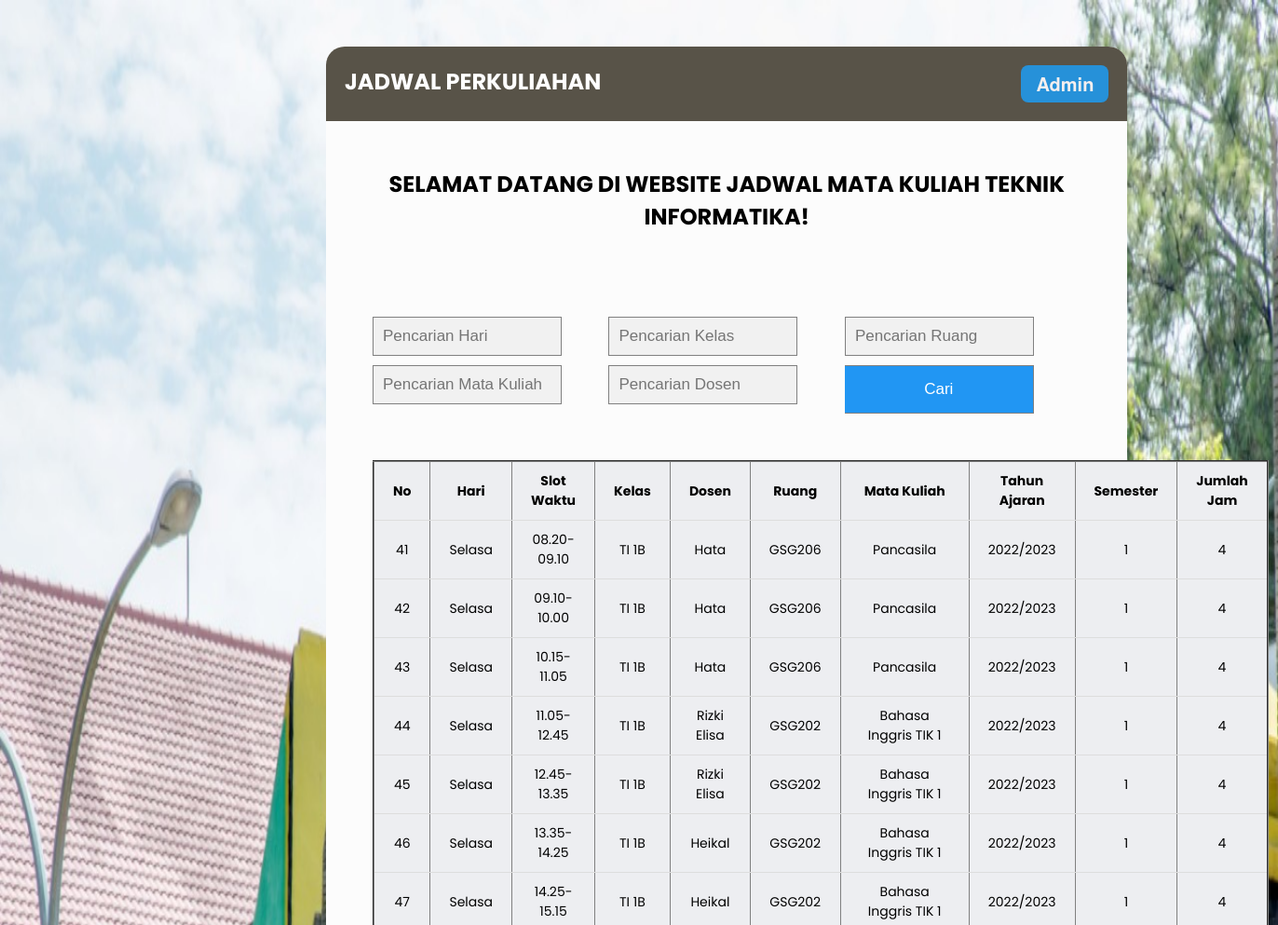
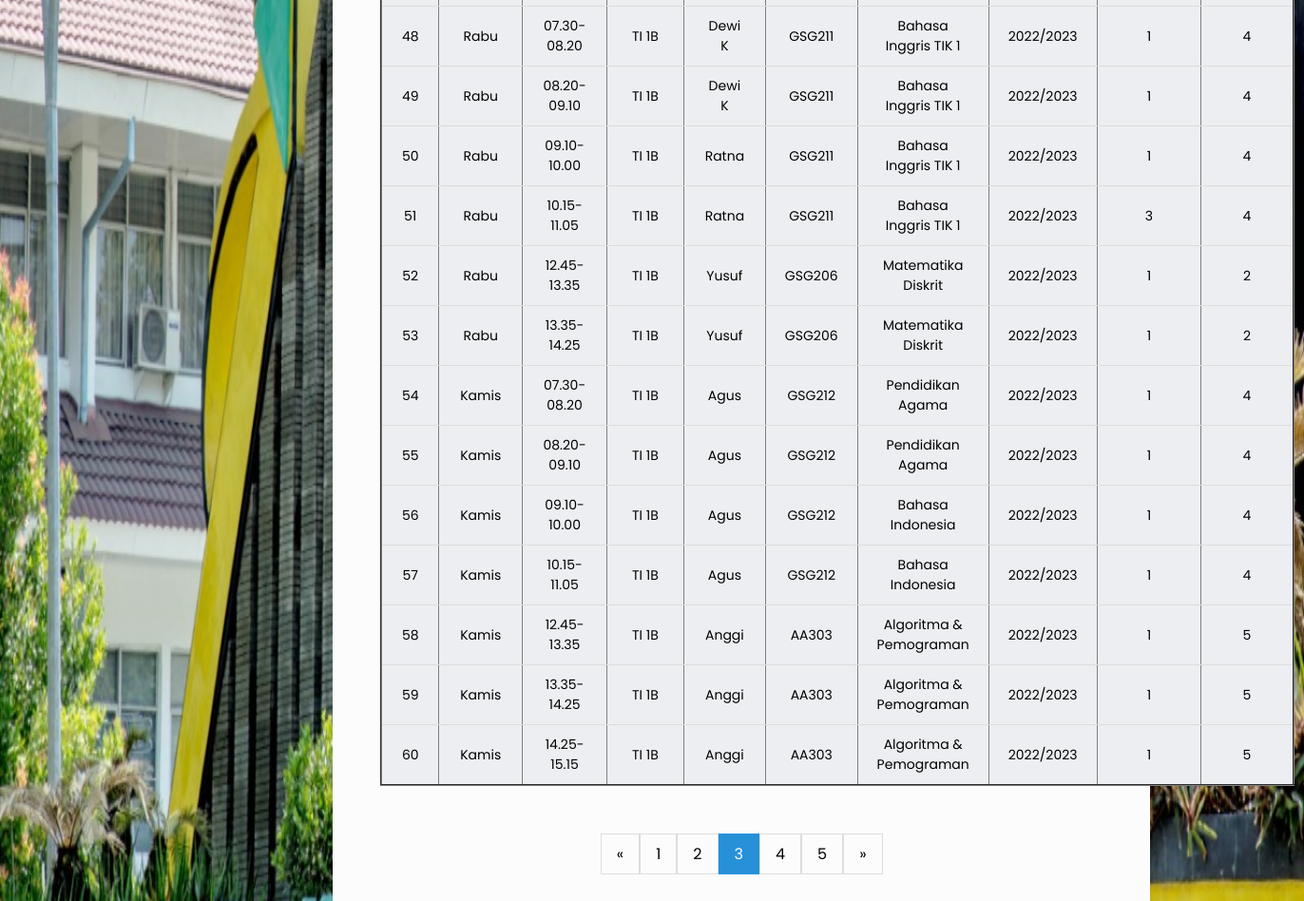
/jadwal.php?page=3, run on the app's committed database (2 pictures, top to bottom).
### tables this page shows
CREATE TABLE `jadwal` (
  `id` int(11) NOT NULL,
  `hari` varchar(50) DEFAULT NULL,
  `slot_waktu` varchar(50) DEFAULT NULL,
  `kelas` varchar(100) DEFAULT NULL,
  `dosen` varchar(50) DEFAULT NULL,
  `ruang` varchar(50) DEFAULT NULL,
  `mata_kuliah` varchar(50) DEFAULT NULL,
  `tahun_ajaran` varchar(50) DEFAULT NULL,
  `semester` varchar(50) DEFAULT NULL,
  `jumlah_jam` int(11) DEFAULT NULL
);

### jadwal.php (the view, shortened to what this page needs)
<?php
include 'config/koneksi.php';
$query = "SELECT * FROM jadwal";
    $hari = isset($_GET["hari"]) ? $_GET["hari"] : "";
    $kelas = isset($_GET["kelas"]) ? $_GET["kelas"] : "";
    $ruang = isset($_GET["ruang"]) ? $_GET["ruang"] : "";
    $mata_kuliah = isset($_GET["mata_kuliah"]) ? $_GET["mata_kuliah"] : "";
    $nama_dosen = isset($_GET["nama_dosen"]) ? $_GET["nama_dosen"] : "";
?>
<!DOCTYPE html>
<html lang="en">
    <head>
        <link rel="stylesheet" href="css/style2.css">
        <link rel="stylesheet" href="css/style1.css">
        <link rel="stylesheet" href="css/search.css">
        <link rel="stylesheet" href="css/upload.css">
        <link rel="stylesheet" href="https://cdnjs.cloudflare.com/ajax/libs/font-awesome/4.7.0/css/font-awesome.min.css">
        <link rel="stylesheet" href="css/pagination.css">
    </head>
    <body style="background-image: url(images/foto.jpg); background-repeat: no-repeat;background-attachment: fixed;background-size: 100% 100%;">
        <div class="body">
            <div class="header">
                <h2>JADWAL PERKULIAHAN</h2>
                <a href="logout.php" class="button-1">Admin</a>
            </div>
            <div class="content">
            <?php echo "<h2>SELAMAT DATANG DI WEBSITE JADWAL MATA KULIAH TEKNIK INFORMATIKA! " ."</h2>"; ?>
  <br>
            <br>
                <form method="get" align="center" class="search" style="margin:auto; margin-top:10px;display:grid; grid-template-columns: auto auto auto;">
                    <input type="text" style="margin-bottom: 10px;" class="form-control" name="hari" id="hari" placeholder="Pencarian Hari" autocomplete="off" value="<?= $hari ?>">
                    <input type="text" style="margin-bottom: 10px;" class="form-control" name="kelas" id="kelas" placeholder="Pencarian Kelas" autocomplete="off" value="<?= $kelas ?>">
                    <input type="text" style="margin-bottom: 10px;" class="form-control" name="ruang" id="ruang" placeholder="Pencarian Ruang" autocomplete="off" value="<?= $ruang ?>">
                    <input type="text" style="margin-bottom: 10px;" class="form-control" name="mata_kuliah" id="mata_kuliah" placeholder="Pencarian Mata Kuliah" autocomplete="off" value="<?= $mata_kuliah ?>">
                    <input type="text" style="margin-bottom: 10px;" class="form-control" name="nama_dosen" id="nama_dosen" placeholder="Pencarian Dosen" autocomplete="off" value="<?= $nama_dosen ?>">
                    <button type="submit" name="cari" value="cari" style="width: 80%;">Cari</button>
                </form>
     <br><br>
                <table border="2" align="center">
                    <thead>
                        <tr>
                            <th>No</th>
                            <th>Hari</th>
                            <th>Slot Waktu</th>
                            <th>Kelas</th>
                            <th>Dosen</th>
                            <th>Ruang</th>
                            <th>Mata Kuliah</th>
                            <th>Tahun Ajaran</th>
                            <th>Semester</th>
                            <th>Jumlah Jam</th>
                        </tr>
                    </thead>
					<?php
                    if(isset($_GET['page']))
						$page=$_GET['page'];
					else
						$page = 1;
					$jumlah_baris =20;
                    $offset = ($page-1)*$jumlah_baris;
					$value = mysqli_query($conn, "$query LIMIT $jumlah_baris OFFSET $offset ");
					?>
                    <?php foreach ($value as $value) : ?>
                        <tbody style="height: 3vh;">
                            <tr>
                                <td><?php echo $value ['id']; ?></td>
                                <td><?php echo $value ['hari']; ?></td>
                                <td><?php echo $value ['slot_waktu']; ?></td>
                                <td><?php echo $value ['kelas']; ?></td>
                                <td><?php echo $value ['dosen']; ?></td>
                                <td><?php echo $value ['ruang']; ?></td>
                                <td><?php echo $value ['mata_kuliah']; ?></td>
                                <td><?php echo $value ['tahun_ajaran']; ?></td>
                                <td><?php echo $value ['semester']; ?></td>
                                <td><?php echo $value ['jumlah_jam']; ?></td>
                            </tr>
                        </tbody>
                    <?php endforeach; ?>
                    </table>
					<br /><br />
                    <div class="pagination">
                    <?php
                    $paginateQuery = "";
                    $paginateQuery .= $hari != "" ? "&hari=$hari" : "";
                    $paginateQuery .= $kelas != "" ? "&kelas=$kelas" : "";
                    $paginateQuery .= $ruang != "" ? "&ruang=$ruang" : "";
                    $paginateQuery .= $mata_kuliah != "" ? "&mata_kuliah=$mata_kuliah" : "";
                    $paginateQuery .= $nama_dosen != "" ? "&nama_dosen=$nama_dosen" : "";
                    echo '<a href="jadwal.php?page='.($page-1).($paginateQuery).'">&laquo;</a>';
                    if($page<=3){
                        for($i=1;$i<=5;$i++){
                            if($page == $i)
                                echo '<a class="active" href="jadwal.php?page='.($i).($paginateQuery).'">'.($i).'</a>';
                            else
                                echo '<a href="jadwal.php?page='.($i).($paginateQuery).'">'.($i).'</a>';
                        }
                    }
                    echo '<a href="jadwal.php?page='.($page+1).'">&raquo;</a>';
                    ?>
                    </div>
            </div>
        </div>
    </body>
</html>

### css/style2.css (style rules this page uses)
* { margin: 0; padding: 0; }
body { background-image: url(img/bgpnj.jpg); background-size: cover; }
.body { font-family: 'Poppins', sans-serif; margin: 50px; border-radius: 20px; background-color: rgb(252, 252, 252); }
.header { border-top-left-radius: 20px; border-top-right-radius: 20px; font-family: 'Poppins', sans-serif; display: flex; background-color: rgb(88, 83, 72); padding: 20px; justify-content: space-between; color: white; }
.button-1 { background-color: #2691d9; border-radius: 8px; border-style: none; box-sizing: border-box; color: #f5efef; cursor: pointer; display: inline-block; font-family: "Haas Grot Text R Web", "Helvetica Neue", Helvetica, Arial, sans-serif; font-size: 20px; font-weight: bold; height: 40px; line-height: 20px; list-style: none; margin: 0; outline: none; padding: 10px 16px; position: relative; text-align: center; text-decoration: none; transition: color 100ms; vertical-align: baseline; user-select: none; -webkit-user-select: none; touch-action: manipulation; }
.content { text-align: center; padding: 50px; }
.content h2 { margin-bottom: 30px; }

### css/style1.css (style rules this page uses)
body { width: 70%; margin-left: 300px; justify-content: center; font-family: 'Poppins', sans-serif; background-color: #adacac; }
table { width: 100%; border-collapse: collapse; }
th, td { border-bottom: 1px solid #dddddd; padding: 10px 20px; font-size: 14px; }
tr:nth-child(odd) { background-color: #edeef1; }

### css/search.css (style rules this page uses)
body { font-family: Arial; }
* { box-sizing: border-box; }
form.search input[type=text] { padding: 10px; font-size: 17px; border: 1px solid grey; float: left; width: 80%; background: #f1f1f1; }
form.search button { float: left; width: 20%; padding: 10px; background: #2196F3; color: white; font-size: 17px; border: 1px solid grey; border-left: none; cursor: pointer; }
form.search::after { content: ""; clear: both; display: table; }

### css/pagination.css (style rules this page uses)
.pagination { display: inline-block; }
.pagination a { color: black; float: left; padding: 8px 16px; text-decoration: none; transition: background-color .3s; border: 1px solid #ddd; }
.pagination a.active { background-color: #2691d9; color: white; border: 1px solid #2691d9; }

### data on the page
jadwal: id "41", hari "Selasa", slot_waktu "08.20-09.10", kelas "TI 1B", dosen "Hata", ruang "GSG206", mata_kuliah "Pancasila", tahun_ajaran "2022/2023", semester "1", jumlah_jam "4"
jadwal: id "42", hari "Selasa", slot_waktu "09.10-10.00", kelas "TI 1B", dosen "Hata", ruang "GSG206", mata_kuliah "Pancasila", tahun_ajaran "2022/2023", semester "1", jumlah_jam "4"
jadwal: id "43", hari "Selasa", slot_waktu "10.15-11.05", kelas "TI 1B", dosen "Hata", ruang "GSG206", mata_kuliah "Pancasila", tahun_ajaran "2022/2023", semester "1", jumlah_jam "4"
jadwal: id "44", hari "Selasa", slot_waktu "11.05-12.45", kelas "TI 1B", dosen "Rizki Elisa", ruang "GSG202", mata_kuliah "Bahasa Inggris TIK 1", tahun_ajaran "2022/2023", semester "1", jumlah_jam "4"
jadwal: id "45", hari "Selasa", slot_waktu "12.45-13.35", kelas "TI 1B", dosen "Rizki Elisa", ruang "GSG202", mata_kuliah "Bahasa Inggris TIK 1", tahun_ajaran "2022/2023", semester "1", jumlah_jam "4"
jadwal: id "46", hari "Selasa", slot_waktu "13.35-14.25", kelas "TI 1B", dosen "Heikal", ruang "GSG202", mata_kuliah "Bahasa Inggris TIK 1", tahun_ajaran "2022/2023", semester "1", jumlah_jam "4"
jadwal: id "47", hari "Selasa", slot_waktu "14.25-15.15", kelas "TI 1B", dosen "Heikal", ruang "GSG202", mata_kuliah "Bahasa Inggris TIK 1", tahun_ajaran "2022/2023", semester "1", jumlah_jam "4"
jadwal: id "48", hari "Rabu", slot_waktu "07.30-08.20", kelas "TI 1B", dosen "Dewi K", ruang "GSG211", mata_kuliah "Bahasa Inggris TIK 1", tahun_ajaran "2022/2023", semester "1", jumlah_jam "4"
jadwal: id "49", hari "Rabu", slot_waktu "08.20-09.10", kelas "TI 1B", dosen "Dewi K", ruang "GSG211", mata_kuliah "Bahasa Inggris TIK 1", tahun_ajaran "2022/2023", semester "1", jumlah_jam "4"
jadwal: id "50", hari "Rabu", slot_waktu "09.10-10.00", kelas "TI 1B", dosen "Ratna", ruang "GSG211", mata_kuliah "Bahasa Inggris TIK 1", tahun_ajaran "2022/2023", semester "1", jumlah_jam "4"
jadwal: id "51", hari "Rabu", slot_waktu "10.15-11.05", kelas "TI 1B", dosen "Ratna", ruang "GSG211", mata_kuliah "Bahasa Inggris TIK 1", tahun_ajaran "2022/2023", semester "3", jumlah_jam "4"
jadwal: id "52", hari "Rabu", slot_waktu "12.45-13.35", kelas "TI 1B", dosen "Yusuf", ruang "GSG206", mata_kuliah "Matematika Diskrit", tahun_ajaran "2022/2023", semester "1", jumlah_jam "2"
jadwal: id "53", hari "Rabu", slot_waktu "13.35-14.25", kelas "TI 1B", dosen "Yusuf", ruang "GSG206", mata_kuliah "Matematika Diskrit", tahun_ajaran "2022/2023", semester "1", jumlah_jam "2"
jadwal: id "54", hari "Kamis", slot_waktu "07.30-08.20", kelas "TI 1B", dosen "Agus", ruang "GSG212", mata_kuliah "Pendidikan Agama", tahun_ajaran "2022/2023", semester "1", jumlah_jam "4"
jadwal: id "55", hari "Kamis", slot_waktu "08.20-09.10", kelas "TI 1B", dosen "Agus", ruang "GSG212", mata_kuliah "Pendidikan Agama", tahun_ajaran "2022/2023", semester "1", jumlah_jam "4"
jadwal: id "56", hari "Kamis", slot_waktu "09.10-10.00", kelas "TI 1B", dosen "Agus", ruang "GSG212", mata_kuliah "Bahasa Indonesia", tahun_ajaran "2022/2023", semester "1", jumlah_jam "4"
jadwal: id "57", hari "Kamis", slot_waktu "10.15-11.05", kelas "TI 1B", dosen "Agus", ruang "GSG212", mata_kuliah "Bahasa Indonesia", tahun_ajaran "2022/2023", semester "1", jumlah_jam "4"
jadwal: id "58", hari "Kamis", slot_waktu "12.45-13.35", kelas "TI 1B", dosen "Anggi", ruang "AA303", mata_kuliah "Algoritma & Pemograman", tahun_ajaran "2022/2023", semester "1", jumlah_jam "5"
jadwal: id "59", hari "Kamis", slot_waktu "13.35-14.25", kelas "TI 1B", dosen "Anggi", ruang "AA303", mata_kuliah "Algoritma & Pemograman", tahun_ajaran "2022/2023", semester "1", jumlah_jam "5"
jadwal: id "60", hari "Kamis", slot_waktu "14.25-15.15", kelas "TI 1B", dosen "Anggi", ruang "AA303", mata_kuliah "Algoritma & Pemograman", tahun_ajaran "2022/2023", semester "1", jumlah_jam "5"
